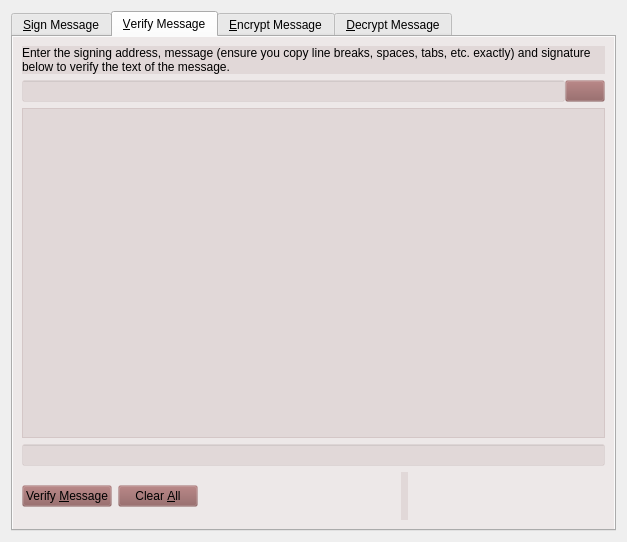
<?xml version="1.0" encoding="UTF-8"?>
<ui version="4.0">
 <class>MessagePage</class>
 <widget class="QWidget" name="MessagePage">
  <property name="geometry">
   <rect>
    <x>0</x>
    <y>0</y>
    <width>627</width>
    <height>542</height>
   </rect>
  </property>
  <property name="windowTitle">
   <string>Messages</string>
  </property>
  <layout class="QVBoxLayout" name="verticalLayout">
   <item>
    <widget class="QTabWidget" name="tabWidget">
     <property name="styleSheet">
      <string notr="true"/>
     </property>
     <property name="currentIndex">
      <number>1</number>
     </property>
     <widget class="QWidget" name="tabSignMessage">
      <property name="styleSheet">
       <string notr="true">background-color: rgba(100,127,127,30);</string>
      </property>
      <attribute name="title">
       <string>&amp;Sign Message</string>
      </attribute>
      <layout class="QVBoxLayout" name="verticalLayout_SM">
       <item>
        <widget class="QLabel" name="infoLabel_SM">
         <property name="text">
          <string>You can sign messages with your addresses to prove you own them.</string>
         </property>
         <property name="textFormat">
          <enum>Qt::PlainText</enum>
         </property>
         <property name="wordWrap">
          <bool>true</bool>
         </property>
        </widget>
       </item>
       <item>
        <layout class="QHBoxLayout" name="horizontalLayout_1_SM">
         <property name="spacing">
          <number>0</number>
         </property>
         <item>
          <widget class="QValidatedLineEdit" name="addressIn_SM">
           <property name="toolTip">
            <string>The address to sign the message with (e.g. DAj5jfmktTfmxby6MQ8qUswqWCRpdvZ34c)</string>
           </property>
           <property name="maxLength">
            <number>34</number>
           </property>
          </widget>
         </item>
         <item>
          <widget class="QPushButton" name="addressBookButton_SM">
           <property name="toolTip">
            <string>Choose an address from the address book</string>
           </property>
           <property name="text">
            <string/>
           </property>
           <property name="icon">
            <iconset resource="../bitcoin.qrc">
             <normaloff>:/icons/address-book</normaloff>:/icons/address-book</iconset>
           </property>
           <property name="shortcut">
            <string>Alt+A</string>
           </property>
           <property name="autoDefault">
            <bool>false</bool>
           </property>
          </widget>
         </item>
         <item>
          <widget class="QPushButton" name="pasteButton_SM">
           <property name="toolTip">
            <string>Paste address from clipboard</string>
           </property>
           <property name="text">
            <string/>
           </property>
           <property name="icon">
            <iconset resource="../bitcoin.qrc">
             <normaloff>:/icons/editpaste</normaloff>:/icons/editpaste</iconset>
           </property>
           <property name="shortcut">
            <string>Alt+P</string>
           </property>
           <property name="autoDefault">
            <bool>false</bool>
           </property>
          </widget>
         </item>
        </layout>
       </item>
       <item>
        <widget class="QPlainTextEdit" name="messageIn_SM">
         <property name="toolTip">
          <string>Enter the message you want to sign here</string>
         </property>
        </widget>
       </item>
       <item>
        <widget class="QLabel" name="signatureLabel_SM">
         <property name="text">
          <string>Signature</string>
         </property>
         <property name="textFormat">
          <enum>Qt::PlainText</enum>
         </property>
        </widget>
       </item>
       <item>
        <layout class="QHBoxLayout" name="horizontalLayout_2_SM">
         <property name="spacing">
          <number>0</number>
         </property>
         <item>
          <widget class="QLineEdit" name="signatureOut_SM">
           <property name="font">
            <font>
             <italic>true</italic>
            </font>
           </property>
           <property name="readOnly">
            <bool>true</bool>
           </property>
          </widget>
         </item>
         <item>
          <widget class="QPushButton" name="copySignatureButton_SM">
           <property name="toolTip">
            <string>Copy the current signature to the system clipboard</string>
           </property>
           <property name="text">
            <string/>
           </property>
           <property name="icon">
            <iconset resource="../bitcoin.qrc">
             <normaloff>:/icons/editcopy</normaloff>:/icons/editcopy</iconset>
           </property>
           <property name="autoDefault">
            <bool>false</bool>
           </property>
          </widget>
         </item>
        </layout>
       </item>
       <item>
        <layout class="QHBoxLayout" name="horizontalLayout_3_SM">
         <item>
          <widget class="QPushButton" name="signMessageButton_SM">
           <property name="toolTip">
            <string>Sign the message to prove you own this Datacoin address</string>
           </property>
           <property name="text">
            <string>Sign &amp;Message</string>
           </property>
           <property name="icon">
            <iconset resource="../bitcoin.qrc">
             <normaloff>:/icons/edit</normaloff>:/icons/edit</iconset>
           </property>
           <property name="autoDefault">
            <bool>false</bool>
           </property>
          </widget>
         </item>
         <item>
          <widget class="QPushButton" name="clearButton_SM">
           <property name="toolTip">
            <string>Reset all sign message fields</string>
           </property>
           <property name="text">
            <string>Clear &amp;All</string>
           </property>
           <property name="icon">
            <iconset resource="../bitcoin.qrc">
             <normaloff>:/icons/remove</normaloff>:/icons/remove</iconset>
           </property>
           <property name="autoDefault">
            <bool>false</bool>
           </property>
          </widget>
         </item>
         <item>
          <spacer name="horizontalSpacer_1_SM">
           <property name="orientation">
            <enum>Qt::Horizontal</enum>
           </property>
           <property name="sizeHint" stdset="0">
            <size>
             <width>40</width>
             <height>48</height>
            </size>
           </property>
          </spacer>
         </item>
         <item>
          <widget class="QLabel" name="statusLabel_SM">
           <property name="font">
            <font>
             <weight>75</weight>
             <bold>true</bold>
            </font>
           </property>
           <property name="text">
            <string/>
           </property>
           <property name="wordWrap">
            <bool>true</bool>
           </property>
          </widget>
         </item>
         <item>
          <spacer name="horizontalSpacer_2_SM">
           <property name="orientation">
            <enum>Qt::Horizontal</enum>
           </property>
           <property name="sizeHint" stdset="0">
            <size>
             <width>40</width>
             <height>48</height>
            </size>
           </property>
          </spacer>
         </item>
        </layout>
       </item>
      </layout>
     </widget>
     <widget class="QWidget" name="tabVerifyMessage">
      <property name="styleSheet">
       <string notr="true">background-color: rgba(140,90,90,30);</string>
      </property>
      <attribute name="title">
       <string>&amp;Verify Message</string>
      </attribute>
      <layout class="QVBoxLayout" name="verticalLayout_VM">
       <item>
        <widget class="QLabel" name="infoLabel_VM">
         <property name="text">
          <string>Enter the signing address, message (ensure you copy line breaks, spaces, tabs, etc. exactly) and signature below to verify the text of the message.</string>
         </property>
         <property name="textFormat">
          <enum>Qt::PlainText</enum>
         </property>
         <property name="alignment">
          <set>Qt::AlignLeading|Qt::AlignLeft|Qt::AlignTop</set>
         </property>
         <property name="wordWrap">
          <bool>true</bool>
         </property>
        </widget>
       </item>
       <item>
        <layout class="QHBoxLayout" name="horizontalLayout_1_VM">
         <property name="spacing">
          <number>0</number>
         </property>
         <item>
          <widget class="QValidatedLineEdit" name="addressIn_VM">
           <property name="toolTip">
            <string>The address the message was signed with (e.g. DAj5jfmktTfmxby6MQ8qUswqWCRpdvZ34c)</string>
           </property>
           <property name="maxLength">
            <number>34</number>
           </property>
          </widget>
         </item>
         <item>
          <widget class="QPushButton" name="addressBookButton_VM">
           <property name="toolTip">
            <string>Choose an address from the address book</string>
           </property>
           <property name="text">
            <string/>
           </property>
           <property name="icon">
            <iconset resource="../bitcoin.qrc">
             <normaloff>:/icons/address-book</normaloff>:/icons/address-book</iconset>
           </property>
           <property name="shortcut">
            <string>Alt+A</string>
           </property>
           <property name="autoDefault">
            <bool>false</bool>
           </property>
          </widget>
         </item>
        </layout>
       </item>
       <item>
        <widget class="QPlainTextEdit" name="messageIn_VM"/>
       </item>
       <item>
        <widget class="QValidatedLineEdit" name="signatureIn_VM"/>
       </item>
       <item>
        <layout class="QHBoxLayout" name="horizontalLayout_2_VM">
         <item>
          <widget class="QPushButton" name="verifyMessageButton_VM">
           <property name="toolTip">
            <string>Verify the message to ensure it was signed with the specified Datacoin address</string>
           </property>
           <property name="text">
            <string>Verify &amp;Message</string>
           </property>
           <property name="icon">
            <iconset resource="../bitcoin.qrc">
             <normaloff>:/icons/transaction_0</normaloff>:/icons/transaction_0</iconset>
           </property>
           <property name="autoDefault">
            <bool>false</bool>
           </property>
          </widget>
         </item>
         <item>
          <widget class="QPushButton" name="clearButton_VM">
           <property name="toolTip">
            <string>Reset all verify message fields</string>
           </property>
           <property name="text">
            <string>Clear &amp;All</string>
           </property>
           <property name="icon">
            <iconset resource="../bitcoin.qrc">
             <normaloff>:/icons/remove</normaloff>:/icons/remove</iconset>
           </property>
           <property name="autoDefault">
            <bool>false</bool>
           </property>
          </widget>
         </item>
         <item>
          <spacer name="horizontalSpacer_1_VM">
           <property name="orientation">
            <enum>Qt::Horizontal</enum>
           </property>
           <property name="sizeHint" stdset="0">
            <size>
             <width>40</width>
             <height>48</height>
            </size>
           </property>
          </spacer>
         </item>
         <item>
          <widget class="QLabel" name="statusLabel_VM">
           <property name="font">
            <font>
             <weight>75</weight>
             <bold>true</bold>
            </font>
           </property>
           <property name="text">
            <string/>
           </property>
           <property name="wordWrap">
            <bool>true</bool>
           </property>
          </widget>
         </item>
         <item>
          <spacer name="horizontalSpacer_2_VM">
           <property name="orientation">
            <enum>Qt::Horizontal</enum>
           </property>
           <property name="sizeHint" stdset="0">
            <size>
             <width>40</width>
             <height>48</height>
            </size>
           </property>
          </spacer>
         </item>
        </layout>
       </item>
      </layout>
     </widget>
     <widget class="QWidget" name="tabEncryptMessage">
      <property name="styleSheet">
       <string notr="true">background-color: rgba(100,127,127,30);</string>
      </property>
      <attribute name="title">
       <string>&amp;Encrypt Message</string>
      </attribute>
      <layout class="QVBoxLayout" name="verticalLayout_ED">
       <item>
        <widget class="QLabel" name="infoLabel_ED">
         <property name="text">
          <string>You can encrypt a message using a Datacoin address so that only the owner of the address can decrypt it.</string>
         </property>
         <property name="textFormat">
          <enum>Qt::PlainText</enum>
         </property>
         <property name="wordWrap">
          <bool>true</bool>
         </property>
        </widget>
       </item>
       <item>
        <layout class="QHBoxLayout" name="horizontalLayout_1_ED">
         <property name="spacing">
          <number>0</number>
         </property>
         <item>
          <widget class="QValidatedLineEdit" name="addressIn_ED">
           <property name="toolTip">
            <string>The address to encrypt the message with</string>
           </property>
          </widget>
         </item>
         <item>
          <widget class="QPushButton" name="addressBookButton_ED">
           <property name="toolTip">
            <string>Choose previously used address</string>
           </property>
           <property name="text">
            <string/>
           </property>
           <property name="icon">
            <iconset resource="../bitcoin.qrc">
             <normaloff>:/icons/address-book</normaloff>:/icons/address-book</iconset>
           </property>
           <property name="shortcut">
            <string>Alt+A</string>
           </property>
           <property name="autoDefault">
            <bool>false</bool>
           </property>
          </widget>
         </item>
         <item>
          <widget class="QPushButton" name="pasteButton_ED">
           <property name="toolTip">
            <string>Paste address from clipboard</string>
           </property>
           <property name="text">
            <string/>
           </property>
           <property name="icon">
            <iconset resource="../bitcoin.qrc">
             <normaloff>:/icons/editpaste</normaloff>:/icons/editpaste</iconset>
           </property>
           <property name="shortcut">
            <string>Alt+P</string>
           </property>
           <property name="autoDefault">
            <bool>false</bool>
           </property>
          </widget>
         </item>
        </layout>
       </item>
       <item>
        <widget class="QPlainTextEdit" name="messageIn_ED">
         <property name="toolTip">
          <string>Enter the message you want to encrypt here</string>
         </property>
        </widget>
       </item>
       <item>
        <widget class="QLabel" name="signatureLabel_ED">
         <property name="text">
          <string>Encrypted message.</string>
         </property>
         <property name="textFormat">
          <enum>Qt::PlainText</enum>
         </property>
        </widget>
       </item>
       <item>
        <layout class="QHBoxLayout" name="horizontalLayout_2_ED">
         <property name="spacing">
          <number>0</number>
         </property>
         <item>
          <widget class="QLineEdit" name="signatureOut_ED">
           <property name="font">
            <font>
             <italic>true</italic>
            </font>
           </property>
           <property name="readOnly">
            <bool>true</bool>
           </property>
          </widget>
         </item>
         <item>
          <widget class="QPushButton" name="copyEncryptedDataButton_ED">
           <property name="toolTip">
            <string>Copy the encrypted message to the system clipboard</string>
           </property>
           <property name="text">
            <string/>
           </property>
           <property name="icon">
            <iconset resource="../bitcoin.qrc">
             <normaloff>:/icons/editcopy</normaloff>:/icons/editcopy</iconset>
           </property>
           <property name="autoDefault">
            <bool>false</bool>
           </property>
          </widget>
         </item>
        </layout>
       </item>
       <item>
        <layout class="QHBoxLayout" name="horizontalLayout_3_ED">
         <item>
          <widget class="QPushButton" name="encryptMessageButton_ED">
           <property name="toolTip">
            <string>Encrypt the message with your Datacoin address</string>
           </property>
           <property name="text">
            <string>Encrypt &amp;Message</string>
           </property>
           <property name="icon">
            <iconset resource="../bitcoin.qrc">
             <normaloff>:/icons/edit</normaloff>:/icons/edit</iconset>
           </property>
           <property name="autoDefault">
            <bool>false</bool>
           </property>
          </widget>
         </item>
         <item>
          <widget class="QPushButton" name="clearButton_ED">
           <property name="toolTip">
            <string>Reset all encrypt message fields</string>
           </property>
           <property name="text">
            <string>Clear &amp;All</string>
           </property>
           <property name="icon">
            <iconset resource="../bitcoin.qrc">
             <normaloff>:/icons/remove</normaloff>:/icons/remove</iconset>
           </property>
           <property name="autoDefault">
            <bool>false</bool>
           </property>
          </widget>
         </item>
         <item>
          <spacer name="horizontalSpacer_1_ED">
           <property name="orientation">
            <enum>Qt::Horizontal</enum>
           </property>
           <property name="sizeHint" stdset="0">
            <size>
             <width>40</width>
             <height>48</height>
            </size>
           </property>
          </spacer>
         </item>
         <item>
          <widget class="QLabel" name="statusLabel_ED">
           <property name="font">
            <font>
             <weight>75</weight>
             <bold>true</bold>
            </font>
           </property>
           <property name="text">
            <string/>
           </property>
           <property name="wordWrap">
            <bool>true</bool>
           </property>
          </widget>
         </item>
         <item>
          <spacer name="horizontalSpacer_2_ED">
           <property name="orientation">
            <enum>Qt::Horizontal</enum>
           </property>
           <property name="sizeHint" stdset="0">
            <size>
             <width>40</width>
             <height>48</height>
            </size>
           </property>
          </spacer>
         </item>
        </layout>
       </item>
      </layout>
     </widget>
     <widget class="QWidget" name="tabDecryptMessage">
      <property name="styleSheet">
       <string notr="true">background-color: rgba(140,90,90,30);</string>
      </property>
      <attribute name="title">
       <string>&amp;Decrypt Message</string>
      </attribute>
      <layout class="QVBoxLayout" name="verticalLayout_DD">
       <item>
        <widget class="QLabel" name="infoLabel_DD">
         <property name="text">
          <string>Enter the Datacoin address and the message (ensure you copy line breaks, spaces, tabs, etc. exactly) below to decrypt the message.</string>
         </property>
         <property name="textFormat">
          <enum>Qt::PlainText</enum>
         </property>
         <property name="alignment">
          <set>Qt::AlignLeading|Qt::AlignLeft|Qt::AlignTop</set>
         </property>
         <property name="wordWrap">
          <bool>true</bool>
         </property>
        </widget>
       </item>
       <item>
        <layout class="QHBoxLayout" name="horizontalLayout_1_DD">
         <property name="spacing">
          <number>0</number>
         </property>
         <item>
          <widget class="QValidatedLineEdit" name="addressIn_DD">
           <property name="toolTip">
            <string>The address the message was encrypted with</string>
           </property>
          </widget>
         </item>
         <item>
          <widget class="QPushButton" name="addressBookButton_DD">
           <property name="toolTip">
            <string>Choose an address from the address book</string>
           </property>
           <property name="text">
            <string/>
           </property>
           <property name="icon">
            <iconset resource="../bitcoin.qrc">
             <normaloff>:/icons/address-book</normaloff>:/icons/address-book</iconset>
           </property>
           <property name="shortcut">
            <string>Alt+A</string>
           </property>
           <property name="autoDefault">
            <bool>false</bool>
           </property>
          </widget>
         </item>
        </layout>
       </item>
       <item>
        <widget class="QPlainTextEdit" name="messageIn_DD"/>
       </item>
       <item>
        <widget class="QValidatedLineEdit" name="signatureIn_DD"/>
       </item>
       <item>
        <layout class="QHBoxLayout" name="horizontalLayout_2_DD">
         <item>
          <widget class="QPushButton" name="decryptMessageButton_DD">
           <property name="toolTip">
            <string>Decrypt the message encrypted with the specified Datacoin address</string>
           </property>
           <property name="text">
            <string>Decrypt &amp;Message</string>
           </property>
           <property name="icon">
            <iconset resource="../bitcoin.qrc">
             <normaloff>:/icons/transaction_0</normaloff>:/icons/transaction_0</iconset>
           </property>
           <property name="autoDefault">
            <bool>false</bool>
           </property>
          </widget>
         </item>
         <item>
          <widget class="QPushButton" name="clearButton_DD">
           <property name="toolTip">
            <string>Reset all decrypt message fields</string>
           </property>
           <property name="text">
            <string>Clear &amp;All</string>
           </property>
           <property name="icon">
            <iconset resource="../bitcoin.qrc">
             <normaloff>:/icons/remove</normaloff>:/icons/remove</iconset>
           </property>
           <property name="autoDefault">
            <bool>false</bool>
           </property>
          </widget>
         </item>
         <item>
          <spacer name="horizontalSpacer_1_DD">
           <property name="orientation">
            <enum>Qt::Horizontal</enum>
           </property>
           <property name="sizeHint" stdset="0">
            <size>
             <width>40</width>
             <height>48</height>
            </size>
           </property>
          </spacer>
         </item>
         <item>
          <widget class="QLabel" name="statusLabel_DD">
           <property name="font">
            <font>
             <weight>75</weight>
             <bold>true</bold>
            </font>
           </property>
           <property name="text">
            <string/>
           </property>
           <property name="wordWrap">
            <bool>true</bool>
           </property>
          </widget>
         </item>
         <item>
          <spacer name="horizontalSpacer_2_DD">
           <property name="orientation">
            <enum>Qt::Horizontal</enum>
           </property>
           <property name="sizeHint" stdset="0">
            <size>
             <width>40</width>
             <height>48</height>
            </size>
           </property>
          </spacer>
         </item>
        </layout>
       </item>
      </layout>
     </widget>
    </widget>
   </item>
  </layout>
 </widget>
 <customwidgets>
  <customwidget>
   <class>QValidatedLineEdit</class>
   <extends>QLineEdit</extends>
   <header>qvalidatedlineedit.h</header>
  </customwidget>
 </customwidgets>
 <resources>
  <include location="../bitcoin.qrc"/>
 </resources>
 <connections/>
</ui>
